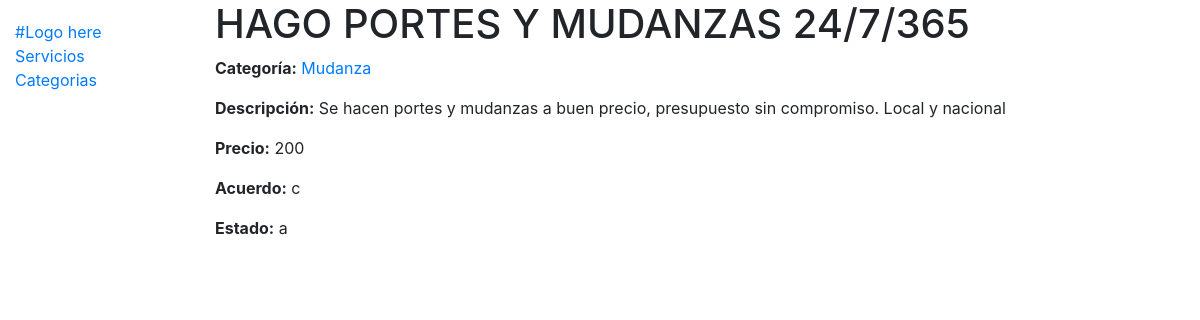
/catalogo/service/2, run on the app's committed database.
### catalogo/models.py (models this page shows, shortened)
class Service(models.Model):
    title = models.CharField(max_length=200, verbose_name='título')
    description = models.TextField(max_length=5000, help_text='Ingrese la descripción del servicio', verbose_name='descripción')
    SERVICE_TYPE = (
        ('o', 'Ofrezco un servicio'),
        ('r', 'Requiero un servicio'),
    )
    service_type = models.CharField(
        max_length=1,
        choices=SERVICE_TYPE,
        default='o',
        help_text='Ofrezco/Requiero',
        verbose_name='tipo de servicio'
    )
    subcategory = models.ForeignKey('SubCategory',on_delete=models.SET_NULL, null=True, verbose_name='categoría')
    price = MoneyField(max_digits=8, decimal_places=0, default=None, null=True, blank=True, default_currency='PEN', verbose_name='precio')
    PRICE_TYPE = (
        ('c', 'A convenir'),
        ('f', 'Gratis'),
        ('n', 'Negociable'),
        ('x', 'Precio fijo'),
    )
    price_type = models.CharField(
        max_length=1,
        choices=PRICE_TYPE,
        default='c',
        help_text='Type of price',
        verbose_name='acuerdo'
    )
    SERVICE_STATUS = (
        ('a', 'Disponible'),
        ('e', 'Expirado'),
        ('c', 'Cancelado'),
    )
    status = models.CharField(
        max_length=1,
        choices=SERVICE_STATUS,
        blank=True,
        default='a',
        help_text='Estado del anuncio',
        verbose_name='estado'
    )
    due_date = models.DateField(null=True, blank=True, verbose_name='anuncio expira')
    applicant = models.ForeignKey(User, on_delete=models.SET_NULL, null=True, blank=True, verbose_name='usuario')
    class Meta:
        ordering = ['-due_date']
        verbose_name = 'servicio'

class SubCategory(models.Model):
    name = models.CharField(max_length=200, help_text='Ingrese una subcatecoría del servicio (ejm. idiomas, limpieza de hogar)', verbose_name='nombre')
    category = models.ForeignKey('Category',on_delete=models.SET_NULL, null=True, verbose_name='categoría')
    class Meta:
        verbose_name = 'subcategoría'
        ordering = ['category']
    def __str__(self):
        return self.name

### catalogo/views.py (the view)
# urls.py: path('service/<int:pk>', views.ServiceDetailView.as_view(), name='service-detail'),
class ServiceDetailView(generic.DetailView):
    model = Service

### catalogo/templates/catalogo/service_detail.html
{% extends "base_generic.html" %}
{% block content %}
  <h1>{{ service.title }}</h1>
  <p><strong>Categoría:</strong> <a href="">{{ service.subcategory }}</a></p>
  <p><strong>Descripción:</strong> {{ service.description }}</p>
  <p><strong>Precio:</strong> {{ service.price }}</p>
  <p><strong>Acuerdo:</strong> {{ service.price_type }}</p>
  <p><strong>Estado:</strong> {{ service.status }}</p>
{% endblock %}

### data on the page
Service: title "HAGO PORTES Y MUDANZAS 24/7/365", subcategory "Mudanza", description "Se hacen portes y mudanzas a buen precio, presupuesto sin compromiso. Local y nacional", price "200", price_type "c", status "a"
